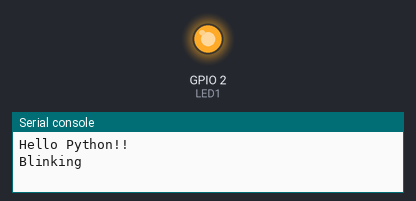
Bench run of a program on a simulated ESP8266 board running MicroPython. On the bench: output pins drawn as LEDs (lit = HIGH, except the on-board LED, lit = LOW), the last lines printed to the serial console. At 4.0 s the program stops and its outputs stay as they are.

Above: at 0.1 s.
At 3.6 s:
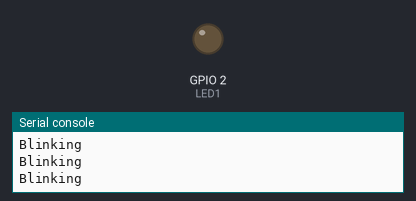
Timing chart, 0 to 5.1 s (numbered marks = the images above):
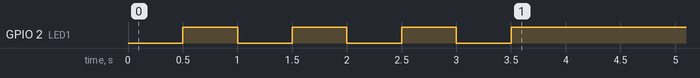

The program:

01_Blink_LED.py
```python
import machine
import time

print("Hello Python!!")


class nodeMCU:
    #nodeMCU: ESP8266 Chip
    D0 = 16
    D1 = 5
    D2 = 4
    D3 = 0
    D4 = 2 #built-in LED
    D5 = 14
    D6 = 12
    D7 = 13
    D8 = 15
    D9 = 3
    D10 = 1
    A0 = 0

LED1 = machine.Pin(nodeMCU.D4, machine.Pin.OUT)

# for i in range(1,5):
# # while True:
#     print("Blinking")
#     LED1.high()
#     time.sleep(0.5)
#     LED1.low()
#     time.sleep(0.5)

for i in range(1,5):
# while True:
    print("Blinking")
    LED1.value(0)
    time.sleep(0.5)
    LED1.value(1)
    time.sleep(0.5)
```
